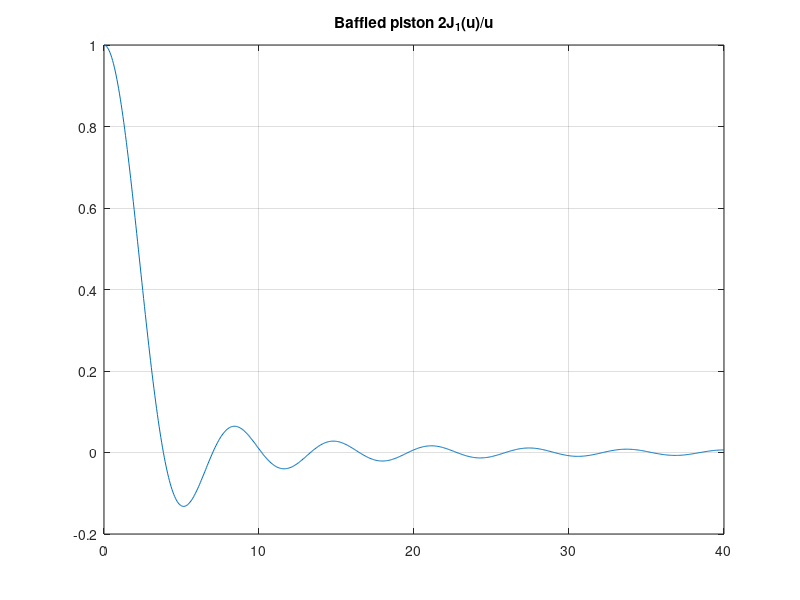

Reproduce this figure in MATLAB.
% Поршень в экране
% F = 2J₁(u)/u — эталон пьезокерамики

uMax = 40;
u = linspace(1e-6, uMax, 721);
pat = 2*besselj(1, u) ./ u;
figure;
plot(u, pat);
title('Baffled piston 2J_1(u)/u'); grid on;

%{
@play
{
 "title": "Piston in baffle",
 "groups": [
  {
   "name": "Aperture",
   "controls": [
    {
     "var": "uMax",
     "label": "u max",
     "min": 10,
     "max": 60,
     "step": 5,
     "default": 40
    }
   ]
  }
 ]
}
%}
